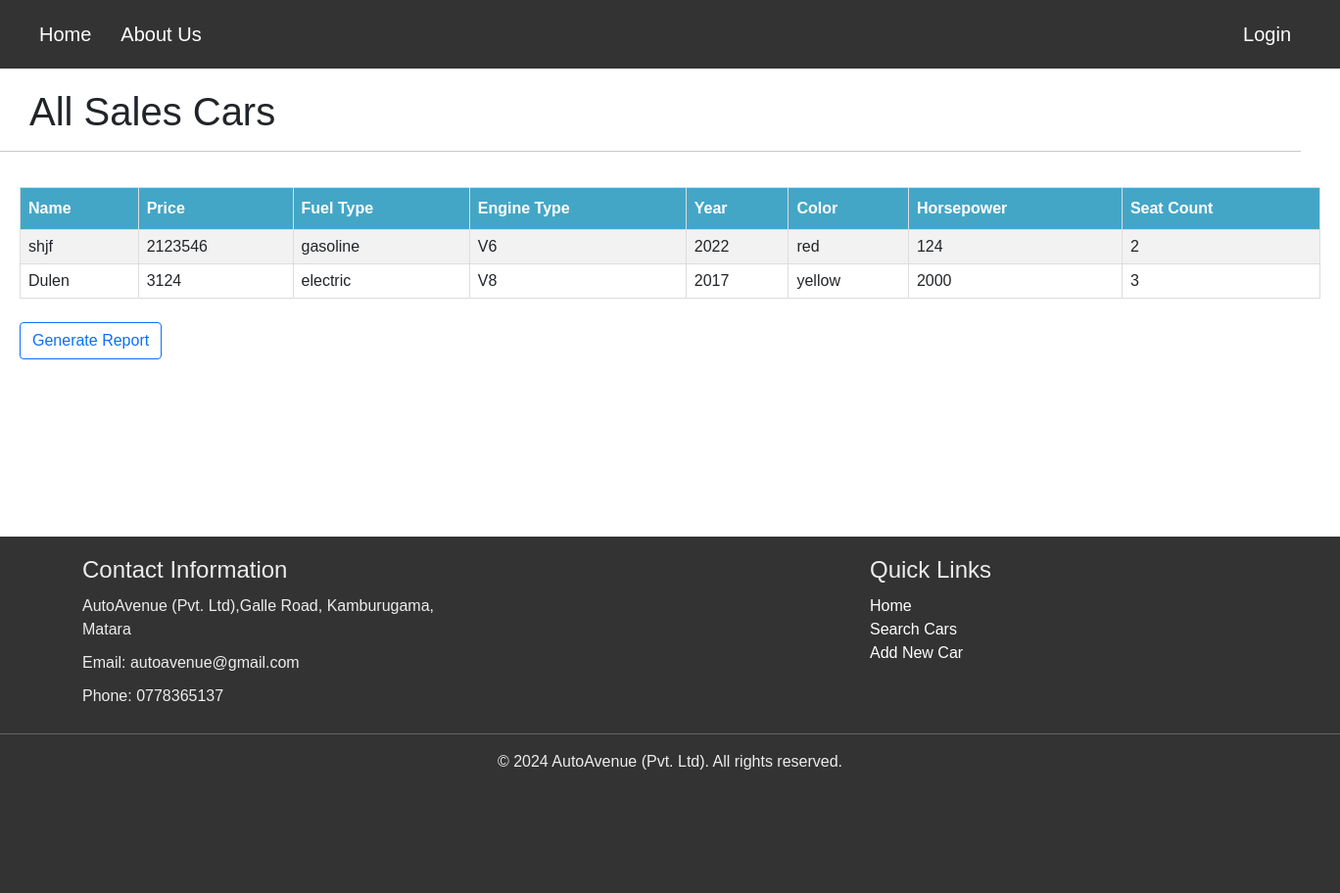
The page /admin_cars.php on the database its author committed.
### tables this page shows
CREATE TABLE IF NOT EXISTS `cars` (
  `id` int NOT NULL AUTO_INCREMENT,
  `name` varchar(75) NOT NULL,
  `price` int NOT NULL,
  `fuel_type` varchar(15) NOT NULL,
  `year` varchar(4) NOT NULL,
  `description` varchar(300) NOT NULL,
  `eng_type` varchar(30) NOT NULL,
  `horsepower` varchar(5) NOT NULL,
  `seat_count` varchar(2) NOT NULL,
  `color` varchar(15) NOT NULL,
  `image1` varchar(100) NOT NULL,
  `image2` varchar(100) NOT NULL,
  `image3` varchar(100) NOT NULL,
  `featured` int NOT NULL,
  `user_id` int NOT NULL,
  PRIMARY KEY (`id`)
);

### admin_cars.php (the view, shortened to what this page needs)
<?php
require_once('./components/attachments.php');
?>
<!DOCTYPE html>
<html lang="en">
<head>
    <?php include_once('./components/attachments.php'); ?>
</head>
<body id="search">
    <?php include_once('./components/header.php'); ?>
    <?php
    $sql = "SELECT a.*, b.username,b.contact FROM cars a INNER JOIN users b ON a.user_id = b.id";
    $result = $__conn->query($sql);
    ?>
    <section>
        <h1>All Sales Cars</h1>
        <hr>
        <div id="search-results">
            <div class="table-wrap">
                <table id="table">
                    <tr>
                        <th style="background-color: #44a6c6;">Name</th>
                        <th style="background-color: #44a6c6;">Price</th>
                        <th style="background-color: #44a6c6;">Fuel Type</th>
                        <th style="background-color: #44a6c6;">Engine Type</th>
                        <th style="background-color: #44a6c6;">Year</th>
                        <th style="background-color: #44a6c6;">Color</th>
                        <th style="background-color: #44a6c6;">Horsepower</th>
                        <th style="background-color: #44a6c6;">Seat Count</th>
                    </tr>
                    <?php
                    while ($car = $result->fetch_assoc()) {
                    ?>
                        <tr>
                            <td><?php echo $car['name']; ?></td>
                            <td><?php echo $car['price']; ?></td>
                            <td><?php echo $car['fuel_type']; ?></td>
                            <td><?php echo $car['eng_type']; ?></td>
                            <td><?php echo $car['year']; ?></td>
                            <td><?php echo $car['color']; ?></td>
                            <td><?php echo $car['horsepower']; ?></td>
                            <td><?php echo $car['seat_count']; ?></td>
                        </tr>
                    <?php
                    }
                    ?>
                </table>
                <br>
                <form id="generate_pdf_form" method="POST" action="admin_cars.php">
                    <button type="submit" name="generate_pdf_btn" class="btn btn-outline-primary">Generate Report</button>
                </form>
            </div>
        </div>
    </section>
    <?php include_once('./components/footer.php'); ?>
</body>
</html>

### style.css (style rules this page uses)
body, h1, h2, h3, p, ul, li { margin: 0; padding: 0; }
body { font-family: Arial, sans-serif; }
#search section h1, #search section #search-form { margin-left: 30px; margin-top: 20px; }
#search section hr { width: calc(100% - 40px); }
#table { font-family: Arial, Helvetica, sans-serif; border-collapse: collapse; width: 100%; }
#table td, #table th { border: 1px solid #ddd; padding: 8px; }
#table tr:nth-child(even) { background-color: #f2f2f2; }
#table th { padding-top: 12px; padding-bottom: 12px; text-align: left; background-color: #04aa6d; color: white; }
.table-wrap { padding: 20px; min-height: calc(100vh - 365px - 58px); }
#search-results { min-height: calc(100vh - 365px - 58px); }

### rows shown on the page
cars: name "shjf", price "2123546", fuel_type "gasoline", eng_type "V6", year "2022", color "red", horsepower "124", seat_count "2"
cars: name "Dulen", price "3124", fuel_type "electric", eng_type "V8", year "2017", color "yellow", horsepower "2000", seat_count "3"
